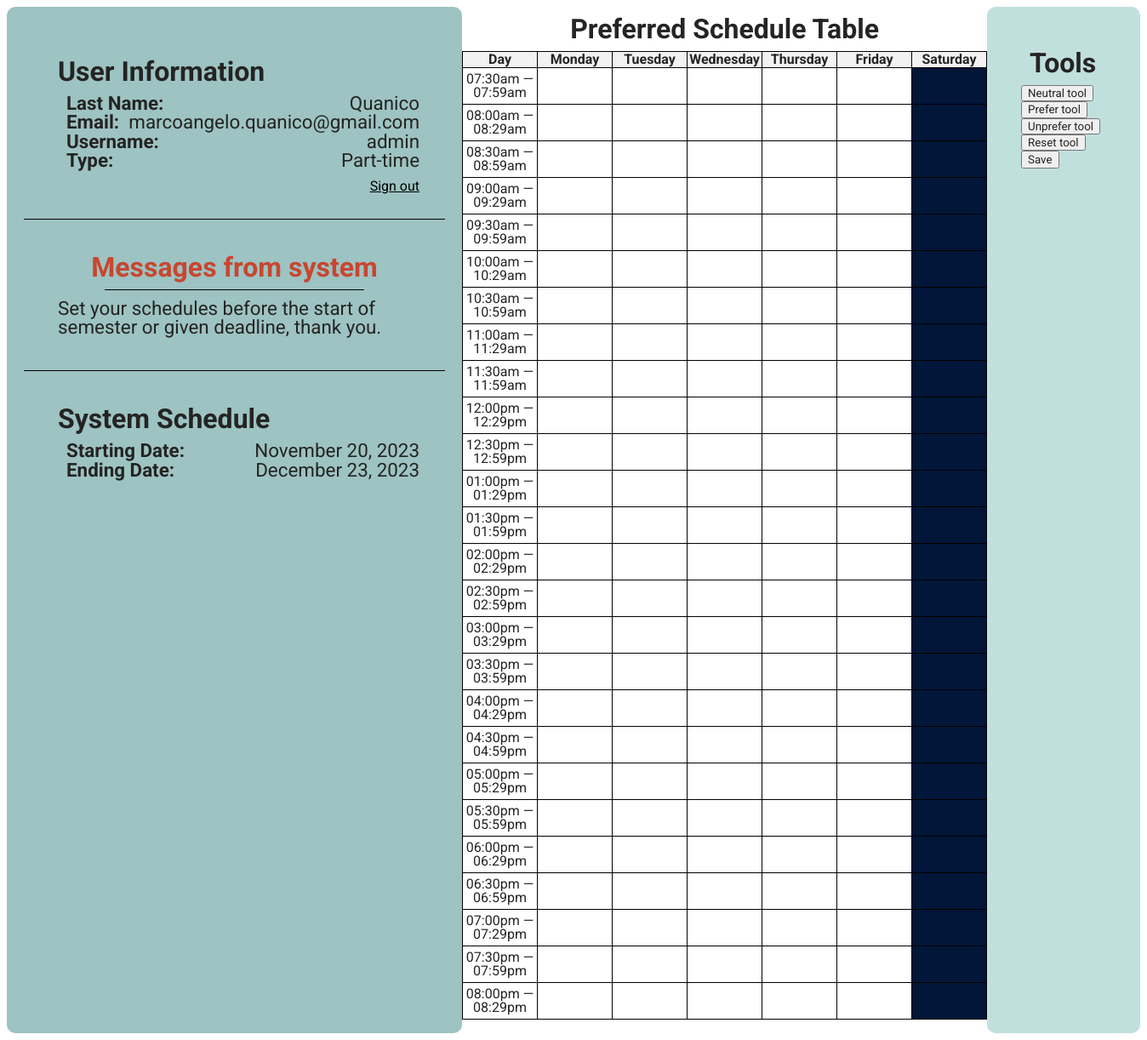
Screenshot of /teacherDashboard.php (signed in) with the database file from the repository.
### tables this page shows
CREATE TABLE `laura_messages` (
  `id` int(11) NOT NULL AUTO_INCREMENT,
  `message` text NOT NULL,
  `message_type` varchar(30) NOT NULL,
  `deletion_timestamp` timestamp NOT NULL DEFAULT current_timestamp(),
  PRIMARY KEY (`id`)
);

CREATE TABLE `program_status` (
  `id` int(11) NOT NULL AUTO_INCREMENT,
  `is_ongoing` tinyint(1) DEFAULT NULL,
  `start_time` date DEFAULT NULL,
  `end_time` date DEFAULT NULL,
  PRIMARY KEY (`id`)
);

### teacherDashboard.php (the view, shortened to what this page needs)
<!DOCTYPE html>
<html lang="en">
<head>
    <link rel="stylesheet" href="styles.css">
</head>
<body>
<div class="col main_nav">
    <div class="main-nav-child userInfo">
        <h2>User Information </h2>
        <?php
        echo "<div class='userItem'><b>Last Name:&nbsp&nbsp</b><p>{$_SESSION['last_name']}</p></div>";
        echo "<div class='userItem'><b>Email:&nbsp&nbsp</b><p>{$_SESSION['email']}</p></div>";
        echo "<div class='userItem'><b>Username:&nbsp&nbsp</b><p>{$_SESSION['username']}</p></div>";
        echo "<div class='userItem'><b>Type:&nbsp&nbsp</b><p>{$_SESSION['type']}</p></div>";
        ?>
        <a href="">Sign out</a>
    </div>
    <div class="main-nav-child systemInfo">
        <h2>Messages from system</h2>
        <?php
        include "connect_db.php";
        $rtrv_stmt = $connect->prepare("SELECT message, message_type FROM laura_messages WHERE message_type = 'pre-semester';");
        if ($rtrv_stmt->execute()) {
            $data = $rtrv_stmt->fetch(PDO::FETCH_ASSOC);
            echo '<hr style="border: none; border-top: 1px solid #000; width: 70%; margin: 0 auto;">';
            if (isset($data['message'])) {
                echo '<p style="margin: 0; padding: 10px; font-size:1.4rem">'.$data['message'].'</p>';
            } else {
                echo '<p style="text-align: center; margin: 0; padding: 10px; font-size:1.4rem">inbox is empty</p>';
            }
        }
        ?>
    </div>
    <div class="main-nav-child sysSChed">
        <h2>System Schedule</h2>
        <?php
        include 'connect_db.php';
        $pstat_stmt = $connect->prepare("SELECT is_ongoing, start_time, end_time FROM program_status;");
        if ($pstat_stmt->execute()) {
            $data = $pstat_stmt->fetch(PDO::FETCH_ASSOC);
            $startDateTime = new DateTime($data['start_time']);
            $formattedStartTime = $startDateTime->format('F j, Y');
            $endDateTime = new DateTime($data['end_time']);
            $formattedEndTime = $endDateTime->format('F j, Y');
            echo "<div class='userItem'><b>Starting Date:&nbsp;&nbsp;</b><p>{$formattedStartTime}</p></div>";
            echo "<div class='userItem'><b>Ending Date:&nbsp;&nbsp;</b><p>{$formattedEndTime}</p></div>";
        }
        ?>
    </div>
</div>
<div class="col tableTab">
    <h2>Preferred Schedule Table</h2>
    <form class="formtable" id="formtable" action="updatePreferredSchedule.php" method="post">
        <table>
            <tr>
                <th>Day</th>
                <?php
                $daysOfWeek = ['Monday', 'Tuesday', 'Wednesday', 'Thursday', 'Friday', 'Saturday'];
                $incre = 0;
                foreach ($daysOfWeek as $day) {
                    echo "<th class='dayofweekheader' onclick='selectColumn($incre)'>$day</th>";
                    $incre += 1;
                }
                ?>
            </tr>
            <?php
            $asRestrict = [];
            include 'connect_db.php';
            $getData_stmt = $connect->prepare('SELECT day_of_week, start_time, end_time, is_restricted FROM teacher_preferred_schedule WHERE token = ?;');
            $asPrefer = [];
            $token = $_SESSION['token'];
            if ($getData_stmt->execute([$token])) {
                $results = $getData_stmt->fetchAll(PDO::FETCH_ASSOC);
                foreach ($results as $row) {
                    $formattedStartTime = date('h:ia', strtotime($row['start_time']));
                    $formattedEndTime = date('h:ia', strtotime($row['end_time']));
                    $toAppend = $row['day_of_week'].' - '.$formattedStartTime.' — '.$formattedEndTime;
                    if (!$row['is_restricted']) {
                        $asPrefer[] = $toAppend;
                    } elseif ($row['is_restricted']) {
                        $asRestrict[] = $toAppend;
                    }
                }
            };
            $timeSlots = generateTimeSlots();
            $id = 0;
            $td_id = 0;
            foreach ($timeSlots as $time) {
                echo "<tr>";
                echo "<td id='row$td_id' class='' onclick='selectRow(row$td_id)' style='height: 40px; cursor: pointer;'>$time</td>";
                $td_id += 1;
                foreach ($daysOfWeek as $day) {
                    $inputName = "$day - $time";
                    $isRestrict = in_array($inputName, $asRestrict);
                    $isPrefer = in_array($inputName, $asPrefer);
                    $value = 0;
                    $value = $isPrefer ? 1 : $value;
                    $value = $isRestrict ? 2 : $value;
                    $class = '';
                    if ($value == 2) {
                        $class = 'unprefer-tool';
                    } elseif ($value == 1) {
                        $class = 'prefer-tool';
                    } elseif ($value == 0) {
                        $class = 'neutral-tool';
                    }
                    echo "<td style='' class='$class' onclick='writeToInput($id)' id='cell$id' value=''><input id='$id' type='text' value='$value' name='$inputName' class='' readonly></td>";
                    $id += 1;
                }
                echo "</tr>";
            }
            ?>
        </table>
        <br>
    </form>
</div>
<div class="col tools">
    <h2>Tools</h2>
    <div id="tools">
        <button href="#" onclick="selectTool(0)">Neutral tool</button>
        <button href="#" onclick="selectTool(1)">Prefer tool</button>
        <button href="#" onclick="selectTool(2)">Unprefer tool</button>
        <button href="#" onclick="reset()">Reset tool</button>
        <input type="submit" value="Save" onclick="submitForm()">
    </div>
</div>
<?php
function generateTimeSlots() {
    $timeSlots = [];
    $startTime = strtotime('7:30 AM');
    $endTime = strtotime('8:00 PM');
    while ($startTime <= $endTime) {
        $nextTime = date('h:ia', $startTime + 30 * 59);
        $timeSlots[] = date('h:ia', $startTime).' — '. $nextTime;
        $startTime += 30 * 60;
    }
    return $timeSlots;
}
?>
</body>
</html>

### styles.css (style rules this page uses)
table { border-collapse: collapse; width: 90%; }
* { color: #242423; font-family: 'Roboto', sans-serif; line-height: 1; }
p { margin: 0; padding: 0; }
body { display: grid; grid-template-columns: 1fr 1fr 1fr; }
table, th, td { border: 1px solid black; }
th, td { text-align: center; }
td { min-width: 85px; width: 85px; }
th { background-color: #f2f2f2; }
.formtable { margin: auto; padding: auto; }
h2 { font-size: 2rem; padding: 0px; margin: 10px; }
.userInfo { display: flex; flex-direction: column; }
.userItem { text-align: left; display: flex; flex-direction: row; font-size: 1.4rem; justify-content: space-between; }
.userItem b { text-align: left; margin-left: 20px; }
.userItem p { text-align: right; }
.userInfo a { text-align: right; padding-top: 11px; width: 100%; }
.main_nav { background-color: #9DC3C2; padding: 20px; border-radius: 10px; }
.main-nav-child { padding: 30px; }
.main-nav-child:not(:last-child) { border-bottom: 1px solid #000; }
.tableTab h2 { display: flex; justify-content: center; }
.tableTab { align-items: center; justify-content: center; margin-left: auto; margin-right: auto; }
.systemInfo h2 { text-align: center; color: #C84630; }
.tools { background-color: #C0E0DE; padding: 40px; border-radius: 10px; }
.neutral-tool { background-color: white; cursor: pointer; }
.unprefer-tool { background-color: #011638; cursor: pointer; }
.dayofweekheader { cursor: pointer; }

### rows the page displays
laura_messages: message "Set your schedules before the start of semester or given deadline, thank you."
program_status: start_time "November 20, 2023", end_time "December 23, 2023"

### other values shown
$_SESSION['last_name'] "Quanico"
$_SESSION['email'] "marcoangelo.quanico@gmail.com"
$_SESSION['username'] "admin"
$_SESSION['type'] "Part-time"
$day "Monday"
$day "Tuesday"
$day "Wednesday"
$day "Thursday"
$day "Friday"
$day "Saturday"
$time "07:30am — 07:59am"
$time "08:00am — 08:29am"
$time "08:30am — 08:59am"
$time "09:00am — 09:29am"
$time "09:30am — 09:59am"
